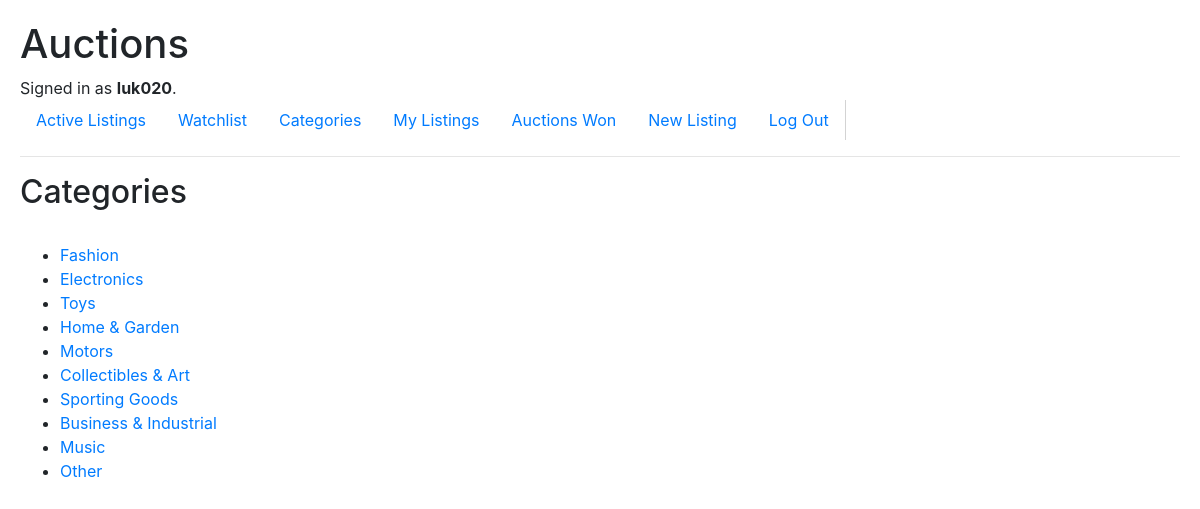
The page /categories (signed in) on the database its author committed.
### auctions/models.py (models this page shows)
class User(AbstractUser):
    full_name = models.CharField(max_length=32)
    watchlist = models.ManyToManyField('Listing', blank=True)

class Category(models.Model):
    title = models.CharField(max_length=32)
    def __str__(self):
        return f"{self.title}"

### auctions/views.py (the view)
# urls.py: path("categories", views.categories, name="categories"),
def categories(request):
    return render(request, "auctions/categories.html", {
        "categories": Category.objects.all()
    })

### auctions/templates/auctions/categories.html
{% extends "auctions/layout.html" %}
{% block body %}
    <h2>Categories</h2>
    <br>
    <ul>
        {% for category in categories %}
            <li><a href="{% url 'category_page' category.id %}">{{ category }}</a></li>
        {% endfor %}
    </ul>
{% endblock %}

### auctions/templates/auctions/layout.html (shortened to what this page needs)
{% load static %}
<!DOCTYPE html>
<html lang="en">
    <head>
        <link rel="stylesheet" href="https://stackpath.bootstrapcdn.com/bootstrap/4.4.1/css/bootstrap.min.css">
        <link href="{% static 'auctions/styles.css' %}" rel="stylesheet">
    </head>
    <body>
        <h1>Auctions</h1>
        <div>
            {% if user.is_authenticated %}
                Signed in as <strong>{{ user.username }}</strong>.
            {% else %}
                Not signed in.
            {% endif %}
        </div>
        <ul class="nav">
            <li class="nav-item">
                <a class="nav-link" href="{% url 'index' %}">Active Listings</a>
            </li>
            {% if user.is_authenticated %}
                <li class="nav-item">
                    <a class="nav-link" href="{% url 'watchlist' %}">Watchlist</a>
                </li>
                <li class="nav-item">
                    <a class="nav-link" href="{% url 'categories' %}">Categories</a>
                </li>
                <li class="nav-item">
                    <a class="nav-link" href="{% url 'my_listings' %}">My Listings</a>
                </li>
                <li class="nav-item">
                    <a class="nav-link" href="{% url 'auctions_won' %}">Auctions Won</a>
                </li>
                <li class="nav-item">
                    <a class="nav-link" href="{% url 'new_listing' %}">New Listing</a>
                </li>
                <li class="nav-item">
                    <a class="nav-link" href="{% url 'logout' %}">Log Out</a>
                </li>
            {% endif %}
        </ul>
        <hr>
        {% block body %}
        {% endblock %}
    </body>
</html>

### auctions/static/auctions/styles.css (style rules this page uses)
body { padding: 20px; }

### rows shown on the page
User: username "luk020"
Category: title "Fashion"
Category: title "Electronics"
Category: title "Toys"
Category: title "Home & Garden"
Category: title "Motors"
Category: title "Collectibles & Art"
Category: title "Sporting Goods"
Category: title "Business & Industrial"
Category: title "Music"
Category: title "Other"
